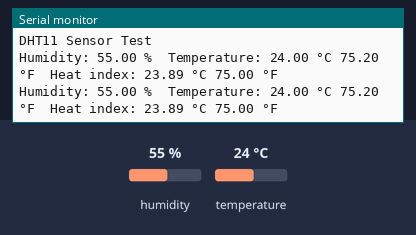
A sketch run on a simulated Arduino Uno, built with avr-gcc and run on an emulated ATmega328P. Parts: the last lines printed to the serial monitor. The inputs (shaded band) are chosen by the test bench; at power-on: humidity 55 %, temperature 24 °C.

Above: at 4.8 s.
4.9 s: humidity set to 22 %
At 6.9 s:
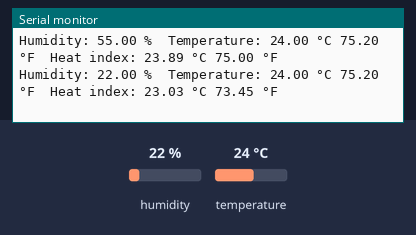
7.9 s: temperature set to 12 °C
At 9.3 s:
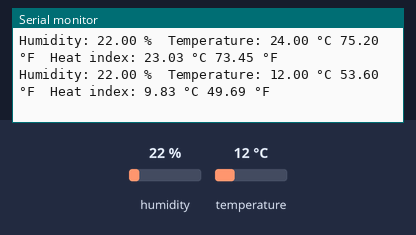
10.9 s: humidity set to 40 %
At 13.1 s:
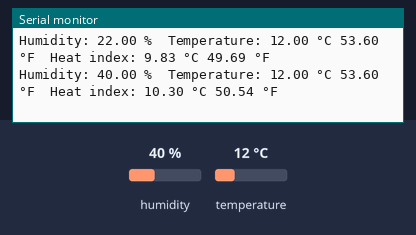
Timing chart, 0 to 14.6 s (numbered marks = the images above; inputs shaded):
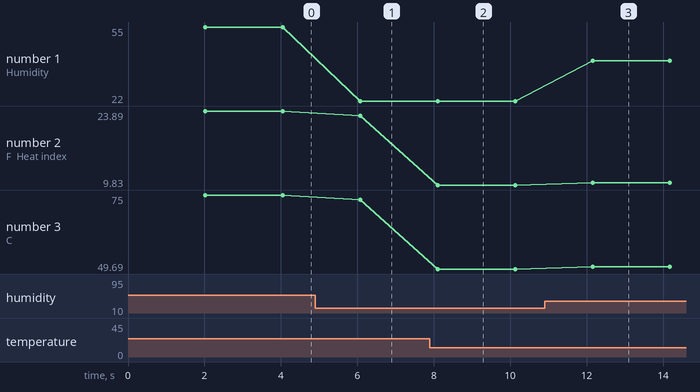

Measured:
- after the input at 4.9 s, the serial monitor: prints a new line after 1.2 s (image 1)
- after the input at 7.9 s, the serial monitor: prints a new line after 0.20 s (image 2)
- after the input at 10.9 s, the serial monitor: prints a new line after 1.3 s (image 3)
- plotted number 1: 55 → 22 after the input at 4.9 s, 22 → 40 after the input at 10.9 s
- plotted number 2: 23.89 → 23.03 after the input at 4.9 s, 23.03 → 9.83 after the input at 7.9 s, 9.83 → 10.3 after the input at 10.9 s
- plotted number 3: 75 → 73.45 after the input at 4.9 s, 73.45 → 49.69 after the input at 7.9 s, 49.69 → 50.54 after the input at 10.9 s

The sketch:

DHT_11_without_Blynk.ino
```cpp
#include "DHT.h"

// Define the pin where the DHT11 is connected
#define DHTPIN 15      // You can change this to the pin you connected

// Define the type of DHT sensor
#define DHTTYPE DHT11

// Initialize DHT sensor
DHT dht(DHTPIN, DHTTYPE);

void setup() {
  Serial.begin(115200);
  Serial.println("DHT11 Sensor Test");

  dht.begin();
}

void loop() {
  // Wait a few seconds between measurements
  delay(2000);

  // Reading temperature or humidity takes about 250 milliseconds
  float humidity = dht.readHumidity();
  float temperature = dht.readTemperature(); // Default is Celsius
  float temperatureF = dht.readTemperature(true); // Fahrenheit

  // Check if any reads failed
  if (isnan(humidity) || isnan(temperature) || isnan(temperatureF)) {
    Serial.println("Failed to read from DHT sensor!");
    return;
  }

  // Compute heat index (optional)
  float heatIndexC = dht.computeHeatIndex(temperature, humidity, false);
  float heatIndexF = dht.computeHeatIndex(temperatureF, humidity);

  // Print results
  Serial.print("Humidity: ");
  Serial.print(humidity);
  Serial.print(" %\t");

  Serial.print("Temperature: ");
  Serial.print(temperature);
  Serial.print(" °C ");
  Serial.print(temperatureF);
  Serial.print(" °F\t");

  Serial.print("Heat index: ");
  Serial.print(heatIndexC);
  Serial.print(" °C ");
  Serial.print(heatIndexF);
  Serial.println(" °F");
}
```
